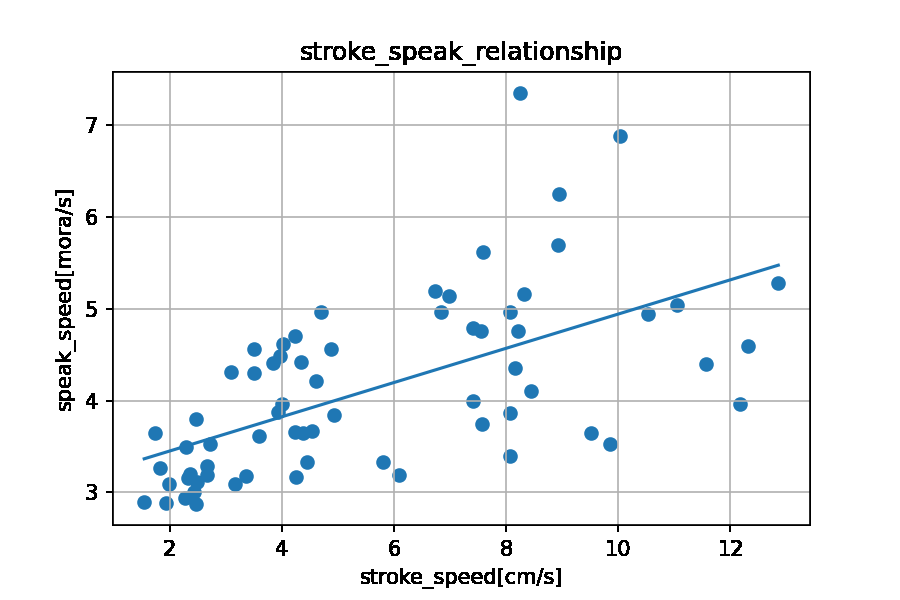
#> input picture 1221.png, 900 x 600 px, given in place of the camera
$ python 1212_sample_bit.py
#> lines starting #> are read from the running program, lines starting #| are printed output that depends on the picture; after the words box and inside, x2 and y2 are one past the last pixel; in counts of white or black regions, pixels touching at a corner belong together
#> further down, frame is the input picture: shape (600, 900, 3); mean B, G, R 246.7, 245.3, 243.3
import cv2
import numpy as np
import matplotlib.pyplot as plt
import pandas as pd

def detect_mask(frame):
    gray_frame=cv2.cvtColor(frame,cv2.COLOR_BGR2GRAY)
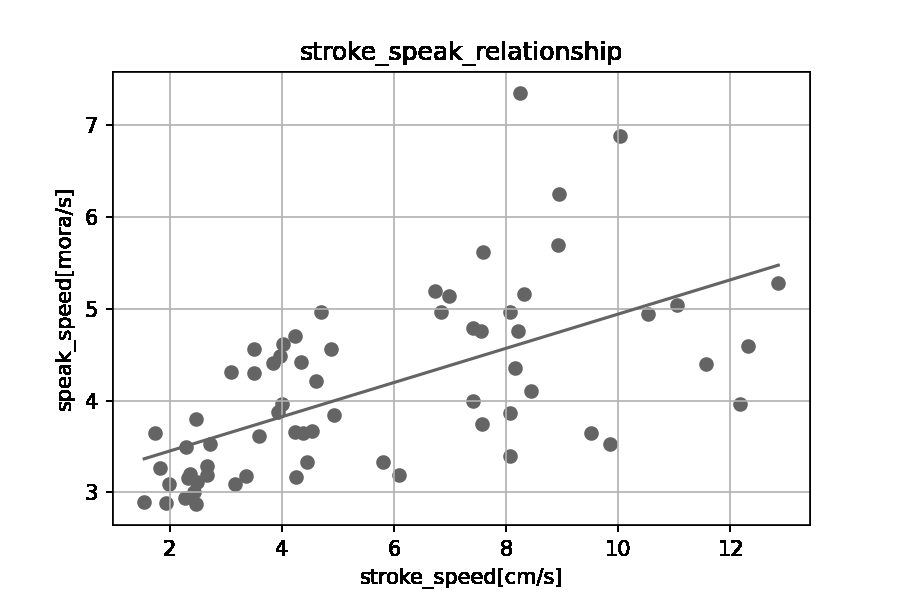
#> gray_frame: shape (600, 900); min 0, max 255, mean 244.9
    hsv_frame=cv2.cvtColor(frame, cv2.COLOR_BGR2HSV)
#> hsv_frame: shape (600, 900, 3); mean H, S, V 2.8, 4.7, 246.7
    low_filter,high_filter=np.array([20,20,20]),np.array([100,100,100])
    mask=cv2.inRange(frame,low_filter,high_filter)
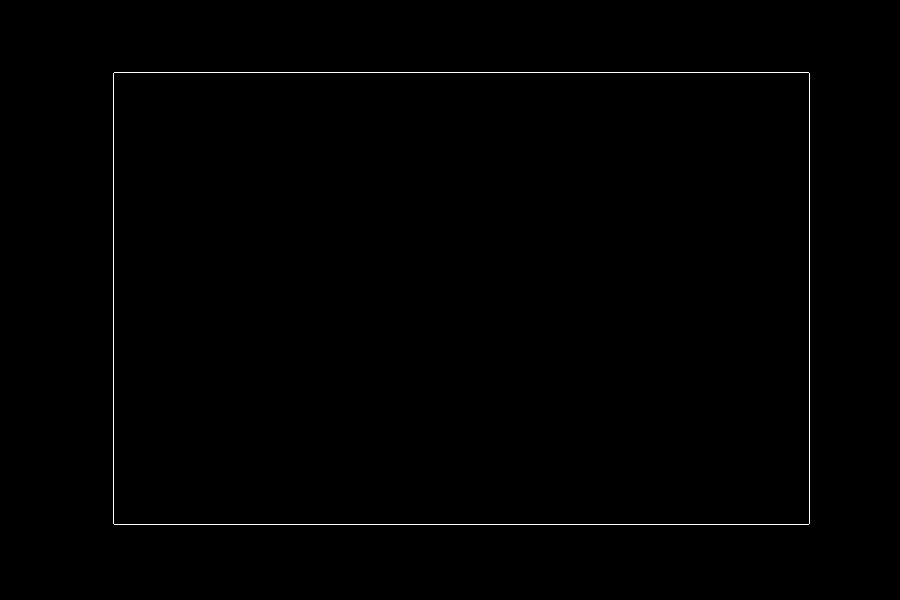
#> mask: shape (600, 900); 0.42% white in thin lines or dots, all inside (x1, y1, x2, y2) = (113, 72, 810, 525)
    bitwise_frame=cv2.bitwise_and(gray_frame, gray_frame,mask=mask)
    bitwise_frame_=cv2.bitwise_not(frame,frame, mask=mask)
    bitwise_frame__=cv2.bitwise_and(frame,frame,mask)
    return mask,bitwise_frame,bitwise_frame_,bitwise_frame__


cap=cv2.VideoCapture(0)
while True:
    ret,frame=cap.read()
    bitwise_frame=detect_mask(frame)
    cv2.imshow('frame',bitwise_frame[0])
    cv2.imshow('frame_bitwise_and',bitwise_frame[1])
    cv2.imshow('frame_bitwise_and_',bitwise_frame[2])
    #cv2.imshow('frame_bitwise_and_',bitwise_frame[3])
    key=cv2.waitKey(1)
#> (key Esc is pressed here)
    if key==27:
        break
